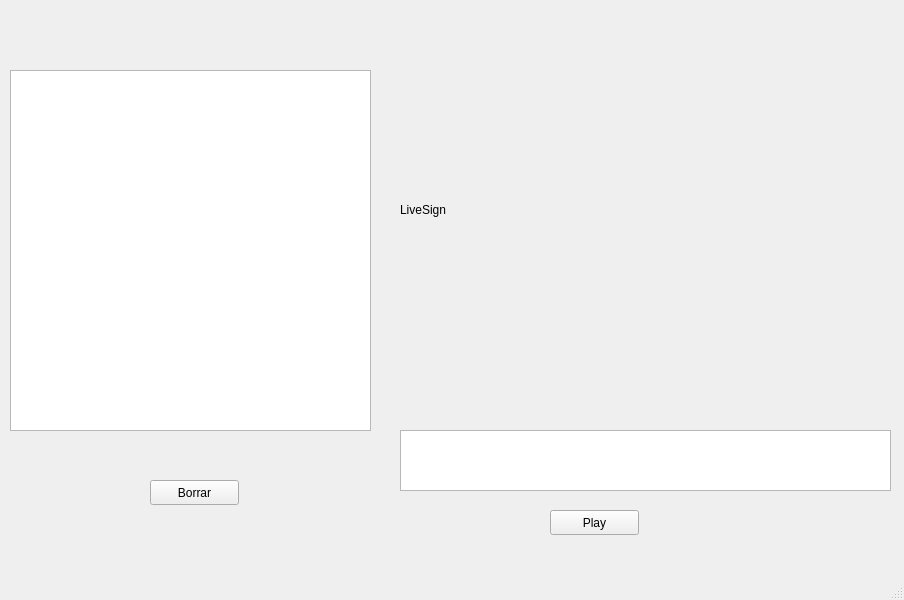
<?xml version="1.0" encoding="UTF-8"?>
<ui version="4.0">
 <class>MainWindow</class>
 <widget class="QMainWindow" name="MainWindow">
  <property name="geometry">
   <rect>
    <x>0</x>
    <y>0</y>
    <width>904</width>
    <height>600</height>
   </rect>
  </property>
  <property name="windowTitle">
   <string>MainWindow</string>
  </property>
  <widget class="QWidget" name="centralwidget">
   <widget class="QTextEdit" name="textEdit">
    <property name="geometry">
     <rect>
      <x>400</x>
      <y>430</y>
      <width>491</width>
      <height>61</height>
     </rect>
    </property>
   </widget>
   <widget class="QPushButton" name="delete_button">
    <property name="geometry">
     <rect>
      <x>150</x>
      <y>480</y>
      <width>89</width>
      <height>25</height>
     </rect>
    </property>
    <property name="text">
     <string>Borrar</string>
    </property>
   </widget>
   <widget class="QPushButton" name="play_button">
    <property name="geometry">
     <rect>
      <x>550</x>
      <y>510</y>
      <width>89</width>
      <height>25</height>
     </rect>
    </property>
    <property name="text">
     <string>Play</string>
    </property>
   </widget>
   <widget class="QLabel" name="image_sign">
    <property name="geometry">
     <rect>
      <x>400</x>
      <y>40</y>
      <width>481</width>
      <height>381</height>
     </rect>
    </property>
    <property name="text">
     <string>&lt;html&gt;&lt;head/&gt;&lt;body&gt;&lt;p&gt;LiveSign&lt;/p&gt;&lt;p&gt;&lt;br/&gt;&lt;/p&gt;&lt;/body&gt;&lt;/html&gt;</string>
    </property>
   </widget>
   <widget class="QTextEdit" name="translate">
    <property name="geometry">
     <rect>
      <x>10</x>
      <y>70</y>
      <width>361</width>
      <height>361</height>
     </rect>
    </property>
   </widget>
  </widget>
  <widget class="QMenuBar" name="menubar">
   <property name="geometry">
    <rect>
     <x>0</x>
     <y>0</y>
     <width>904</width>
     <height>22</height>
    </rect>
   </property>
  </widget>
  <widget class="QStatusBar" name="statusbar"/>
 </widget>
 <resources/>
 <connections/>
</ui>
